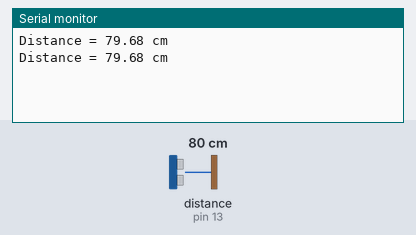
A sketch run on a simulated Arduino Uno, built with avr-gcc and run on an emulated ATmega328P. Shown: the last lines printed to the serial monitor. Wiring (inferred from the names in the program): ultrasonic range finder: trigger pin 10; echo pin 13. The test bench sets the inputs (shaded band); at power-on: distance to the obstacle (sensor on pin 13) 80 cm. The echo pulse lasts 58.3 µs per cm.

Above: at 1.7 s.
1.8 s: distance to the obstacle (sensor on pin 13) set to 4 cm
At 3.1 s:
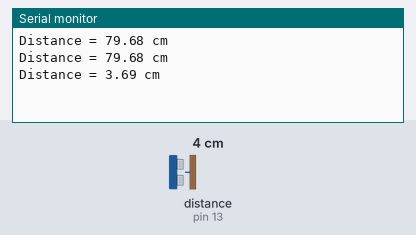
3.3 s: distance to the obstacle (sensor on pin 13) set to 2 cm
At 4.3 s:
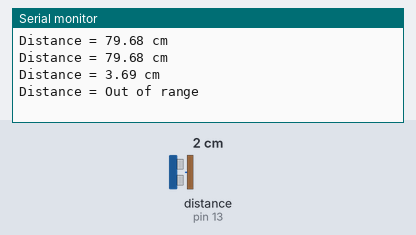

The sketch:

HC-SR04.ino
```cpp
/*
  HC-SR04 ultrasonic module

  - VDD supply is 5V.

  - The module works like:

    1. A 5V pulse of at least 10μs in duration is applied to the Trigger
       pin.

    2. The HC-SR04 transmits a burst of eight pulses at 40kHz. This
       8-pulse pattern makes the "ultrasonic signature" from the device
       unique, allowing the receiver to discriminate between the
       transmitted pattern and the ultrasonic background noise.

    3. The eight ultrasonic pulses travel through the air away from the
       transmitter. Meanwhile the Echo pin goes high to start forming the
       beginning of the echo-back signal. If the pulse is not reflected
       back then the Echo signal will timeout after 38ms and return low.
       This produces a 38ms pulse that indicates no obstruction within
       the range of the sensor.

    4. If the pulse is reflected back, the Echo pin goes low when the
       signal is received. This produces a pulse whose width varies
       between 150μs to 25ms, depending upon the time it took for the
       signal to be received. The width of the received pulse is used to
       calculate the distance to the reflected object.
*/
#define TRIG_PIN    10
#define ECHO_PIN    13

float duration, distance;

void setup()
{
  // Init Serial
  Serial.begin(9600);

  // Init HC-SR04
  pinMode(ECHO_PIN, INPUT);
  pinMode(TRIG_PIN, OUTPUT);
  digitalWrite(TRIG_PIN, LOW);
  delay(500);
}

void loop()
{
  // Write a pulse to the HC-SR04 Trigger Pin
  digitalWrite(TRIG_PIN, HIGH);
  delayMicroseconds(10);
  digitalWrite(TRIG_PIN, LOW);

  // Measure the response from the HC-SR04 Echo Pin
  duration = pulseIn(ECHO_PIN, HIGH); // duration in microseconds

  // Determine distance from duration
  // (use 343 m/s as speed of sound)
  distance = (duration / 2) * 0.0343;

  // Note: we can improve accuracy by reading the temperature in °C and
  // the relative humidity in % with the DHT11 and using this formula:
  // sound_speed = 331.4 + (0.606 * temp) + (0.0124 * hum); // humidity is a small factor

  // Send results to Serial Monitor
  Serial.print("Distance = ");
  if (distance >= 400 || distance <= 2)
    Serial.println("Out of range");
  else
  {
    Serial.print(distance);
    Serial.println(" cm");
  }

  delay(1000);
}
```

Measured:
- the behaviour switches between 3 and 2 cm on distance to the obstacle (sensor on pin 13) (found by bisection; images 1 and 2)
- after the input at 1.8 s, the serial monitor: prints a new line after 0.71 s (image 1)
- after the input at 3.3 s, the serial monitor: prints a new line after 0.21 s (image 2)
